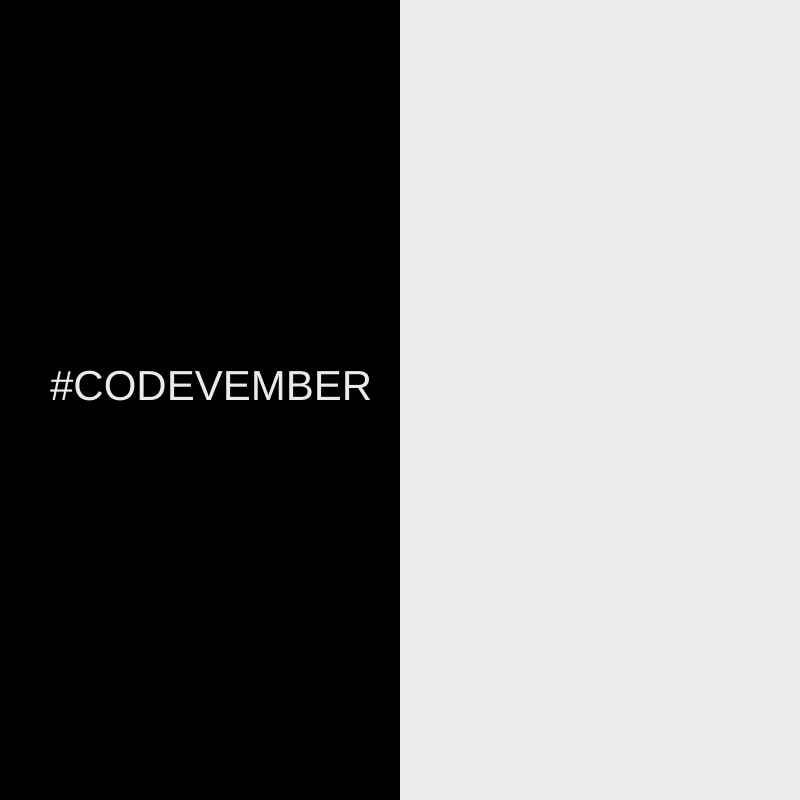
Frame 1 (no input)
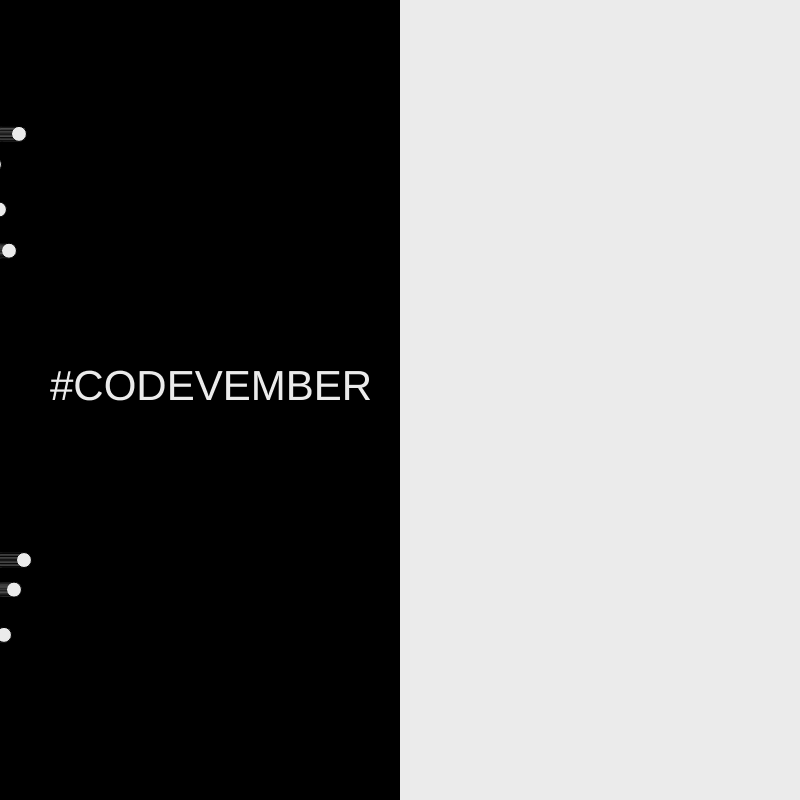
Frame 60 (no input)
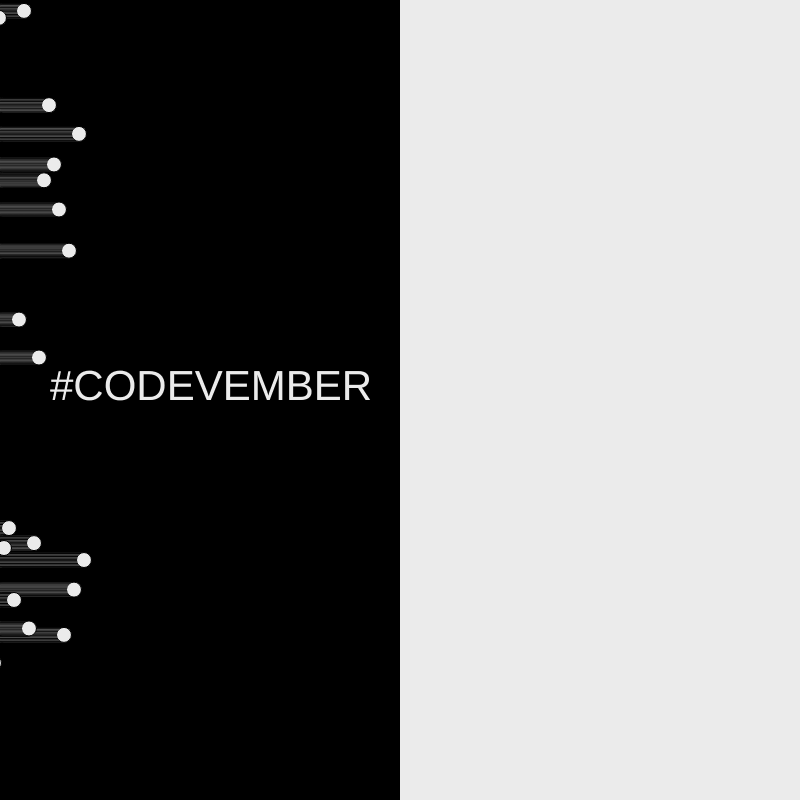
Frame 120 (the mouse pressed at the canvas centre since frame 60)

The p5.js sketch that drew these frames (run headless with seeded random() and noise() and a simulated clock; from frame 60 on, the mouse is pressed at the canvas centre):

// p5.js sketch
// ── sketch.js
var a = [];
var speed = 1;
var radius = 15;
var x = -radius - 20;
var x2= 50;
var y = -20;

function setup() {
	createCanvas(800, 800);
	background(0);
	fill(235);
	noStroke();
	
	// draw white rectangle
	rect(width/2,0,width/2,height);
	
	// generate array of 20 random numbers
	for (var i = 0; i < 30; i++) {
		a[i] = random(-40,height);
	}
}

function draw() {
	
	// draw each circle in the array
	for (var i = 0; i < a.length; i++) {
		
		// if left of middle, fill white. else, fill black.
		if (x < width/2) {
		stroke(0);
		fill(235);
	} else {
		fill(0);
	}
		// draw the circle
		ellipse(x-(i*5),a[i],radius,radius);
	}
	
	// increase x location
	x += speed;
	
	// draw the Codevember
	push();
	textFont('Helvetica');
	textSize(42);
	fill(235);
	text('#CODEVEMBER', x2, (height/2))+30;
	ellipseMode(RADIUS);
	pop();
	
	
	
	
	
}
